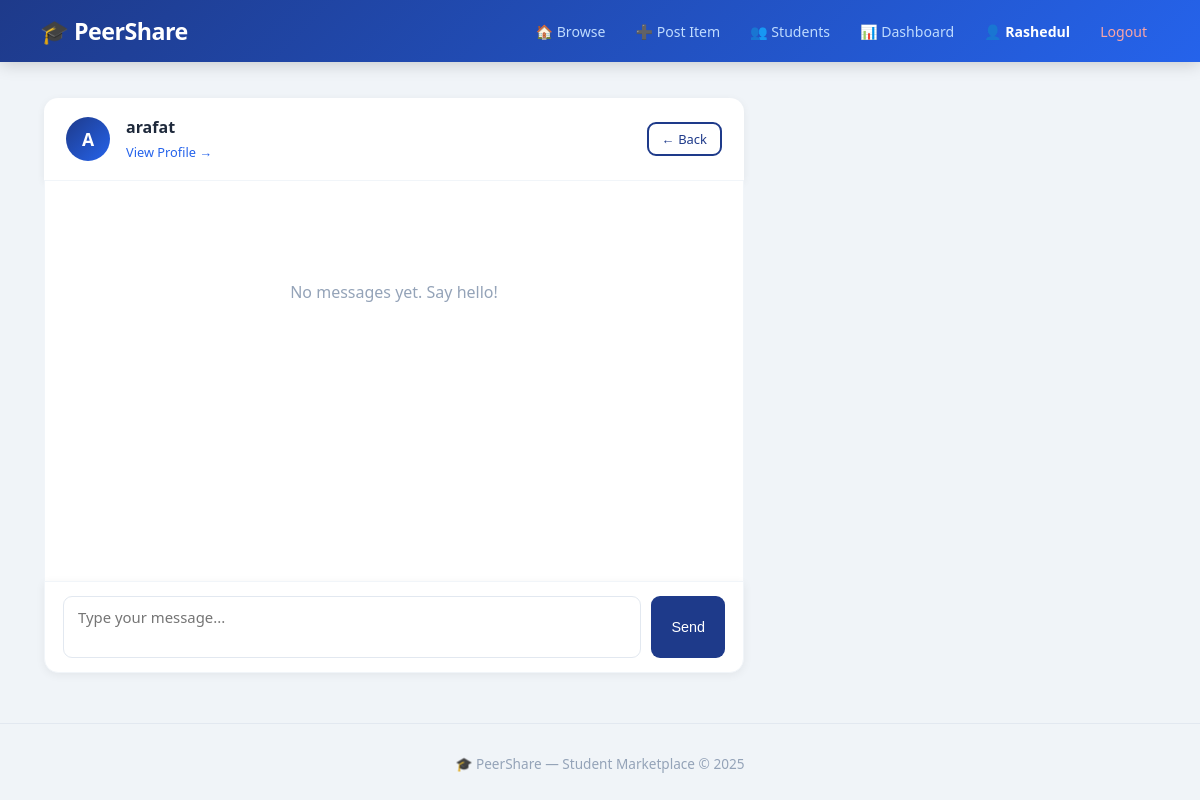
Screenshot of /chat/1/ (signed in) with the database file from the repository.
### accounts/models.py (models this page shows, shortened)
class CustomUser(AbstractUser):
    university_email = models.EmailField(
        unique=True,
        blank=True,
        default=''
    )
    is_verified = models.BooleanField(default=False)

### marketplace/views.py (the view, shortened to what this page needs)
# urls.py: path('chat/<int:user_id>/', views.chat, name='chat'),
@login_required
def chat(request, user_id):
    other_user = get_object_or_404(User, pk=user_id)
    if other_user == request.user:
        return redirect('home')
    msgs = (
        ChatMessage.objects.filter(
            sender=request.user, receiver=other_user
        ) |
        ChatMessage.objects.filter(
            sender=other_user, receiver=request.user
        )
    ).order_by('timestamp')
    form = ChatForm()
    return render(request, 'marketplace/chat.html', {
        'other_user': other_user,
        'msgs':       msgs,
        'form':       form,
    })

### marketplace/forms.py
class ChatForm(forms.Form):
    message = forms.CharField(
        widget=forms.Textarea(attrs={
            'rows': 2,
            'placeholder': 'Type your message...'
        })
    )

### templates/marketplace/chat.html (shortened to what this page needs)
{% extends 'base.html' %}
{% block content %}
<div class="chat-page">
  <div class="chat-topbar">
    <div class="avatar-placeholder">
      {{ other_user.username|first|upper }}
    </div>
    <div>
      <h3>{{ other_user.username }}</h3>
      <a href="/user/{{ other_user.username }}/"
         class="view-profile-link">
        View Profile →
      </a>
    </div>
    <a href="/dashboard/chats/"
       class="btn small outline ml-auto">
      ← Back
    </a>
  </div>
  <div class="chat-messages" id="chatBox">
    {% for msg in msgs %}
    <div class="bubble
      {% if msg.sender == request.user %}bubble-me{% else %}bubble-them{% endif %}">
      <p>{{ msg.message }}</p>
      <small>{{ msg.timestamp|date:"H:i · d M" }}</small>
    </div>
    {% empty %}
    <div class="chat-empty">
      <p> No messages yet. Say hello!</p>
    </div>
    {% endfor %}
  </div>
  <form method="POST" class="chat-input">
    {{ form.message }}
    <button type="submit" class="btn">Send </button>
  </form>
</div>
{% endblock %}

### templates/base.html (shortened to what this page needs)
<!DOCTYPE html>
<html lang="en">
<head>
  {% load static %}
  <link rel="stylesheet" href="{% static 'css/style.css' %}">
</head>
<body>
<nav class="navbar">
  <a href="/" class="logo">🎓 PeerShare</a>
  <div class="nav-links">
    {% if user.is_authenticated %}
      <a href="/">🏠 Browse</a>
      <a href="/add/">➕ Post Item</a>
      <a href="/user/all/">👥 Students</a>
      <a href="/dashboard/">📊 Dashboard</a>
      <a href="/user/profile/" class="nav-profile">
        👤 {{ user.username }}
      </a>
      <a href="/login/logout/" class="nav-logout">Logout</a>
    {% else %}
      <a href="/login/">Login</a>
      <a href="/login/register/" class="nav-register">Register</a>
    {% endif %}
  </div>
</nav>
<div class="container">
  {% block content %}{% endblock %}
</div>
<footer class="footer">
  <p>🎓 PeerShare — Student Marketplace &copy; 2025</p>
</footer>
</body>
</html>

### static/css/style.css (style rules this page uses)
*, *::before, *::after { box-sizing: border-box; margin: 0; padding: 0; }
body { font-family: 'Segoe UI', Tahoma, Geneva, Verdana, sans-serif; background: #f0f4f8; color: #1e293b; min-height: 100vh; }
a { color: inherit; text-decoration: none; }
.navbar { background: linear-gradient(135deg, #1e3a8a 0%, #2563eb 100%); padding: 0 40px; height: 62px; display: flex; align-items: center; justify-content: space-between; position: sticky; top: 0; z-index: 999; box-shadow: 0 2px 16px rgba(0,0,0,0.18); }
.logo { color: #fff; font-size: 1.45rem; font-weight: 800; letter-spacing: -0.5px; }
.nav-links { display: flex; align-items: center; gap: 4px; }
.nav-links a { color: #bfdbfe; padding: 7px 13px; border-radius: 8px; font-size: 0.88rem; transition: background 0.2s, color 0.2s; }
.nav-profile { color: #fff !important; font-weight: 600; }
.nav-logout { color: #fca5a5 !important; }
.container { max-width: 1160px; margin: 36px auto; padding: 0 24px; }
.btn { display: inline-block; background: #1e3a8a; color: #fff; padding: 10px 20px; border-radius: 9px; border: none; cursor: pointer; font-size: 0.9rem; font-weight: 500; transition: background 0.2s, transform 0.15s; text-decoration: none; white-space: nowrap; }
.btn.small { padding: 6px 13px; font-size: 0.81rem; }
.btn.outline { background: transparent; border: 2px solid #1e3a8a; color: #1e3a8a; }
.chat-page { max-width: 700px; }
.chat-topbar { display: flex; align-items: center; gap: 16px; background: #fff; padding: 18px 22px; border-radius: 14px 14px 0 0; border-bottom: 1px solid #f1f5f9; box-shadow: 0 2px 8px rgba(0,0,0,0.06); }
.chat-topbar h3 { font-size: 1rem; margin-bottom: 2px; }
.view-profile-link { font-size: 0.8rem; color: #2563eb; }
.ml-auto { margin-left: auto; }
.chat-messages { background: #fff; min-height: 400px; max-height: 450px; overflow-y: auto; padding: 20px; border-left: 1px solid #f1f5f9; border-right: 1px solid #f1f5f9; }
.chat-empty { text-align: center; color: #94a3b8; margin-top: 80px; }
.chat-input { display: flex; gap: 10px; background: #fff; padding: 14px 18px; border-radius: 0 0 14px 14px; border: 1px solid #f1f5f9; box-shadow: 0 2px 10px rgba(0,0,0,0.06); }
.chat-input textarea { flex: 1; border: 1.5px solid #e2e8f0; border-radius: 9px; padding: 10px 14px; resize: none; font-size: 0.93rem; outline: none; font-family: inherit; transition: border 0.2s; }
.avatar-placeholder { width: 44px; height: 44px; border-radius: 50%; background: linear-gradient(135deg,#1e3a8a,#2563eb); color: #fff; font-weight: 700; font-size: 1.1rem; display: flex; align-items: center; justify-content: center; flex-shrink: 0; }
.footer { text-align: center; padding: 30px; color: #94a3b8; font-size: 0.85rem; margin-top: 50px; border-top: 1px solid #e2e8f0; }

### rows the page displays
CustomUser: username "Rashedul"
CustomUser: username|first "A", username "arafat"
